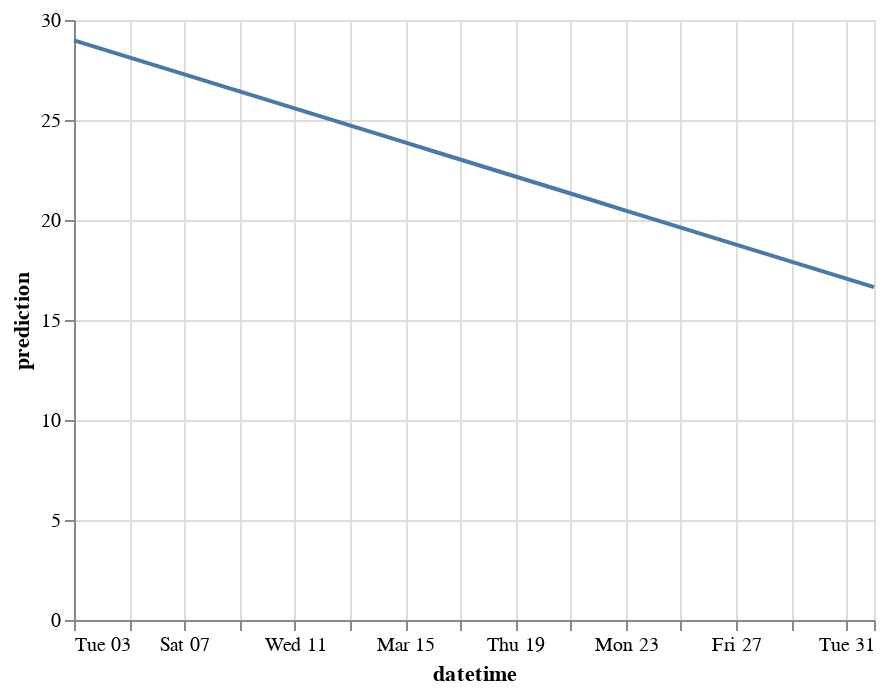

This figure's notebook cell:
### Code cell
alt.Chart(daily_avg).mark_line().encode(x='datetime', y='prediction')

### Figure 1 — Vega-Lite specification as saved in the notebook (floating-point values rounded to 4 significant figures)
{"config": {"view": {"continuousWidth": 400, "continuousHeight": 300}}, "data": {"name": "data-14bd3458daa3ae4e989b916d19cb0b44"}, "mark": "line", "encoding": {"x": {"type": "temporal", "field": "datetime"}, "y": {"type": "quantitative", "field": "prediction"}}, "$schema": "https://vega.github.io/schema/vega-lite/v4.8.1.json", "datasets": {"data-14bd3458daa3ae4e989b916d19cb0b44": [{"datetime": "2020-03-03T00:00:00+00:00", "val": 27.81, "prediction": 28.98}, {"datetime": "2020-03-04T00:00:00+00:00", "val": 32.49, "prediction": 28.56}, {"datetime": "2020-03-05T00:00:00+00:00", "val": 28.48, "prediction": 28.13}, {"datetime": "2020-03-06T00:00:00+00:00", "val": 30.4, "prediction": 27.71}, {"datetime": "2020-03-07T00:00:00+00:00", "val": 21.97, "prediction": 27.28}, {"datetime": "2020-03-08T00:00:00+00:00", "val": 23.91, "prediction": 26.86}, {"datetime": "2020-03-09T00:00:00+00:00", "val": 35.49, "prediction": 26.43}, {"datetime": "2020-03-10T00:00:00+00:00", "val": 24.95, "prediction": 26.01}, {"datetime": "2020-03-11T00:00:00+00:00", "val": 22.41, "prediction": 25.58}, {"datetime": "2020-03-12T00:00:00+00:00", "val": 15.31, "prediction": 25.15}, {"datetime": "2020-03-13T00:00:00+00:00", "val": 16.84, "prediction": 24.73}, {"datetime": "2020-03-14T00:00:00+00:00", "val": 26.36, "prediction": 24.3}, {"datetime": "2020-03-15T00:00:00+00:00", "val": 15.75, "prediction": 23.88}, {"datetime": "2020-03-16T00:00:00+00:00", "val": 37.41, "prediction": 23.45}, {"datetime": "2020-03-17T00:00:00+00:00", "val": 38.59, "prediction": 23.03}, {"datetime": "2020-03-18T00:00:00+00:00", "val": 32.45, "prediction": 22.6}, {"datetime": "2020-03-19T00:00:00+00:00", "val": 27.79, "prediction": 22.18}, {"datetime": "2020-03-20T00:00:00+00:00", "val": 16.44, "prediction": 21.75}, {"datetime": "2020-03-21T00:00:00+00:00", "val": 7.797, "prediction": 21.32}, {"datetime": "2020-03-22T00:00:00+00:00", "val": 10.71, "prediction": 20.9}, {"datetime": "2020-03-23T00:00:00+00:00", "val": 21.76, "prediction": 20.47}, {"datetime": "2020-03-24T00:00:00+00:00", "val": 25.51, "prediction": 20.05}, {"datetime": "2020-03-25T00:00:00+00:00", "val": 20.15, "prediction": 19.62}, {"datetime": "2020-03-26T00:00:00+00:00", "val": 18.04, "prediction": 19.2}, {"datetime": "2020-03-27T00:00:00+00:00", "val": 19.67, "prediction": 18.77}, {"datetime": "2020-03-28T00:00:00+00:00", "val": 14.95, "prediction": 18.35}, {"datetime": "2020-03-29T00:00:00+00:00", "val": 7.815, "prediction": 17.92}, {"datetime": "2020-03-30T00:00:00+00:00", "val": 23.08, "prediction": 17.49}, {"datetime": "2020-03-31T00:00:00+00:00", "val": 17.41, "prediction": 17.07}, {"datetime": "2020-04-01T00:00:00+00:00", "val": 22.67, "prediction": 16.64}]}}
